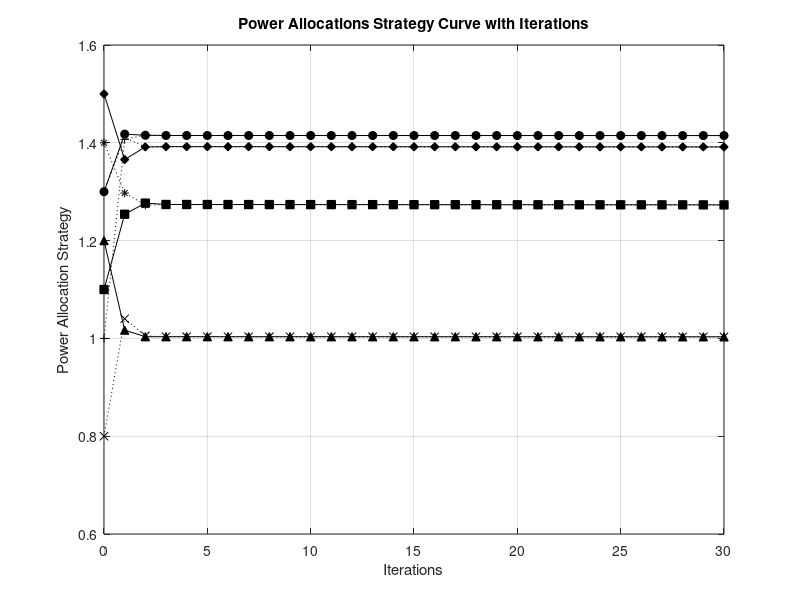

Reproduce this figure in MATLAB. (Note: this script raises an error after producing the figure.)
load('./results/Chen_GAME_TTI=100_p_max=25_initial=1.1_1.5_1.2_1.3_sigma=1.mat'); 
figure(1);
dLi= 6;
number = 4;
init_point = 1;
line_dot = {'s','-','k';'d','-','k';'^','-','k';'o','-','k'};
scheme_name = {'p1 = 1','p2 = 1','p3 = 1','p4 = 1'};
plot_matrix = zeros( 4,iter_num + 1 );
plot_matrix( 1,: ) = Average_p1( dLi,2,: ); 
plot_matrix( 2,: ) = Average_p2( dLi,2,: ); 
plot_matrix( 3,: ) = Average_p3( dLi,2,: ); 
plot_matrix( 4,: ) = Average_p4( dLi,2,: ); 
for iter_p = init_point:number
    str = strcat( line_dot( iter_p,1 ),line_dot( iter_p,2 ),line_dot( iter_p,3 ) );
    plot( 0:iter_num,plot_matrix( iter_p,: ),cell2mat(str),'MarkerFaceColor',cell2mat(line_dot(iter_p,3)));
    hold on;
end
xlabel('Iterations');                                                         %Label for x-axis
ylabel('Power Allocation Strategy');                                          %Label for y-axis
grid on;
% legend(scheme_name(1,1:number),0);
title('Power Allocations Strategy Curve with Iterations');


load('./results/Chen_GAME_TTI=100_p_max=25_initial=1.4_1.3_0.8_1.1_sigma=1.mat'); 
figure(1);
dLi= 6;
number = 4;
init_point = 1;
line_dot = {'*',':','k';'.',':','k';'x',':','k';'+',':','k'};
scheme_name = {'p1 = 2','p2 = 2','p3 = 2','p4 = 2'};
plot_matrix = zeros( 4,iter_num + 1 );
plot_matrix( 1,: ) = Average_p1( dLi,2,: ); 
plot_matrix( 2,: ) = Average_p2( dLi,2,: ); 
plot_matrix( 3,: ) = Average_p3( dLi,2,: ); 
plot_matrix( 4,: ) = Average_p4( dLi,2,: );  
for iter_p = init_point:number
    str = strcat( line_dot( iter_p,1 ),line_dot( iter_p,2 ),line_dot( iter_p,3 ) );
    plot( 0:iter_num,plot_matrix( iter_p,: ),cell2mat(str),'MarkerFaceColor',cell2mat(line_dot(iter_p,3)));
    hold on;
end
xlabel('Iterations');                                                 %Label for x-axis
ylabel('Power Allocation Strategy');                                          %Label for y-axis
grid on;
legend(scheme_name(1,1:number),0);
title('Power Allocation Strategy Curve with Iterations');